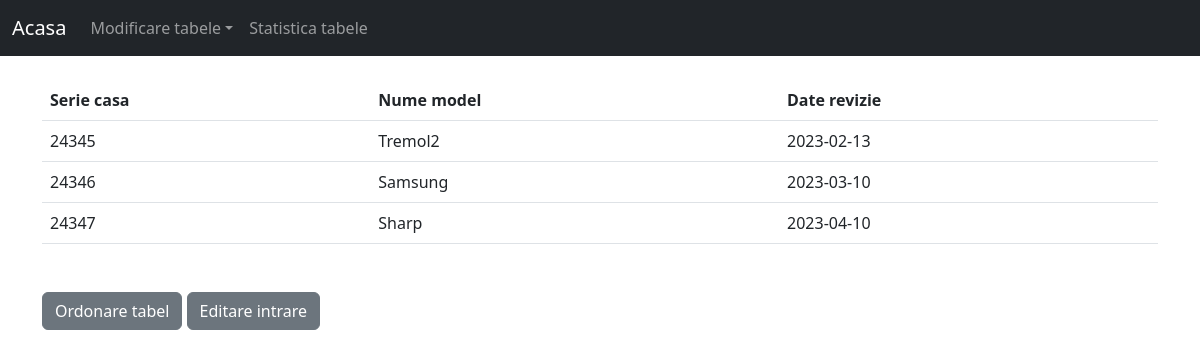
The app's page /website/afisare_casa_de_marcat.php with its own data.
### tables this page shows
CREATE TABLE `casa_de_marcat` (
  `serie_casa` int(11) NOT NULL,
  `nume_model` varchar(32) NOT NULL,
  `data_revizie` date DEFAULT NULL
);

### website/afisare_casa_de_marcat.php (the view, shortened to what this page needs)
<?php
include 'conexiune_bd.php';
?>
<!doctype html>
<html>
<head>
    <link href="https://cdn.jsdelivr.net/npm/bootstrap@5.2.3/dist/css/bootstrap.min.css" rel="stylesheet">
</head>
<body style="background-color:#ffffff">
    <?php
        require 'navbar.php';
    ?>
<div class="container">
<table class="table mb-5">
  <thead>
    <tr>
      <th scope="col">Serie casa</th>
      <th scope="col">Nume model</th>
      <th scope="col">Date revizie</th>
    </tr>
  </thead>
  <tbody>
<?php
 if (!isset($_GET['orderby']))
     $stmt = $conn->prepare("SELECT * FROM casa_de_marcat");
 $stmt->execute();
 $results = $stmt->fetchAll(PDO::FETCH_ASSOC);
 foreach ($results as $result)
 {
    ?>
     <tr>
         <td><?= $result['serie_casa'] ?></td>
         <td><?= $result['nume_model'] ?></td>
         <td><?= $result['data_revizie'] ?></td>
     </tr>
 <?php } ?>
 </tbody>
    </table>
    <p>
  <button class="btn btn-secondary" type="button" data-bs-toggle="collapse" data-bs-target="#collapse1" aria-expanded="false" aria-controls="collapseExample">
    Ordonare tabel
  </button>
  <button class="btn btn-secondary" type="button" data-bs-toggle="collapse" data-bs-target="#collapse2" aria-expanded="false" aria-controls="collapseExample">
    Editare intrare
  </button>
</p>
 </div>
</body>
</html>

### records on screen
casa_de_marcat: serie_casa "24345", nume_model "Tremol2", data_revizie "2023-02-13"
casa_de_marcat: serie_casa "24346", nume_model "Samsung", data_revizie "2023-03-10"
casa_de_marcat: serie_casa "24347", nume_model "Sharp", data_revizie "2023-04-10"
